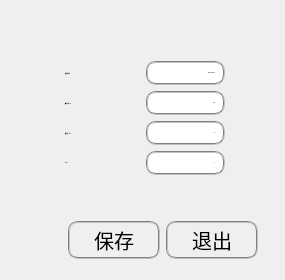
  <widget class="QWidget" name="cameraTab">
   <property name="font">
    <font>
     <pointsize>-1</pointsize>
    </font>
   </property>
   <property name="styleSheet">
    <string notr="true">border-radius:10px;padding:2px 4px;</string>
   </property>
   <attribute name="icon">
    <iconset>
     <normaloff>icon/camera_icon.png</normaloff>icon/camera_icon.png</iconset>
   </attribute>
   <attribute name="title">
    <string>相机设置</string>
   </attribute>
   <layout class="QGridLayout" name="gridLayout">
    <item row="0" column="0">
     <layout class="QVBoxLayout" name="verticalLayout_2" stretch="1,2,2,2,2,1,2">
      <property name="leftMargin">
       <number>10</number>
      </property>
      <property name="topMargin">
       <number>10</number>
      </property>
      <property name="rightMargin">
       <number>10</number>
      </property>
      <property name="bottomMargin">
       <number>10</number>
      </property>
      <item>
       <spacer name="verticalSpacer">
        <property name="orientation">
         <enum>Qt::Vertical</enum>
        </property>
        <property name="sizeHint" stdset="0">
         <size>
          <width>20</width>
          <height>40</height>
         </size>
        </property>
       </spacer>
      </item>
      <item>
       <layout class="QHBoxLayout" name="horizontalLayout_4" stretch="1,2,2,1">
        <item>
         <spacer name="horizontalSpacer_8">
          <property name="orientation">
           <enum>Qt::Horizontal</enum>
          </property>
          <property name="sizeHint" stdset="0">
           <size>
            <width>40</width>
            <height>20</height>
           </size>
          </property>
         </spacer>
        </item>
        <item>
         <widget class="QLabel" name="label">
          <property name="text">
           <string>相机序列号</string>
          </property>
         </widget>
        </item>
        <item>
         <widget class="QLineEdit" name="snLine">
          <property name="styleSheet">
           <string notr="true">border:2px groove gray;border-radius:10px;padding:2px 4px;</string>
          </property>
          <property name="text">
           <string>NR0190090349</string>
          </property>
          <property name="alignment">
           <set>Qt::AlignRight|Qt::AlignTrailing|Qt::AlignVCenter</set>
          </property>
         </widget>
        </item>
        <item>
         <spacer name="horizontalSpacer">
          <property name="orientation">
           <enum>Qt::Horizontal</enum>
          </property>
          <property name="sizeHint" stdset="0">
           <size>
            <width>40</width>
            <height>20</height>
           </size>
          </property>
         </spacer>
        </item>
       </layout>
      </item>
      <item>
       <layout class="QHBoxLayout" name="horizontalLayout_6" stretch="1,2,2,1">
        <item>
         <spacer name="horizontalSpacer_11">
          <property name="orientation">
           <enum>Qt::Horizontal</enum>
          </property>
          <property name="sizeHint" stdset="0">
           <size>
            <width>40</width>
            <height>20</height>
           </size>
          </property>
         </spacer>
        </item>
        <item>
         <widget class="QLabel" name="label_3">
          <property name="text">
           <string>曝光时间 (μs)</string>
          </property>
         </widget>
        </item>
        <item>
         <widget class="QLineEdit" name="exposeLine">
          <property name="styleSheet">
           <string notr="true">border:2px groove gray;border-radius:10px;padding:2px 4px;</string>
          </property>
          <property name="text">
           <string>1000</string>
          </property>
          <property name="alignment">
           <set>Qt::AlignRight|Qt::AlignTrailing|Qt::AlignVCenter</set>
          </property>
         </widget>
        </item>
        <item>
         <spacer name="horizontalSpacer_3">
          <property name="orientation">
           <enum>Qt::Horizontal</enum>
          </property>
          <property name="sizeHint" stdset="0">
           <size>
            <width>40</width>
            <height>20</height>
           </size>
          </property>
         </spacer>
        </item>
       </layout>
      </item>
      <item>
       <layout class="QHBoxLayout" name="horizontalLayout_5" stretch="1,2,2,1">
        <item>
         <spacer name="horizontalSpacer_9">
          <property name="orientation">
           <enum>Qt::Horizontal</enum>
          </property>
          <property name="sizeHint" stdset="0">
           <size>
            <width>40</width>
            <height>20</height>
           </size>
          </property>
         </spacer>
        </item>
        <item>
         <widget class="QLabel" name="label_2">
          <property name="text">
           <string>感光度 (Gain)</string>
          </property>
         </widget>
        </item>
        <item>
         <widget class="QLineEdit" name="gainLine">
          <property name="styleSheet">
           <string notr="true">border:2px groove gray;border-radius:10px;padding:2px 4px;</string>
          </property>
          <property name="text">
           <string>20</string>
          </property>
          <property name="alignment">
           <set>Qt::AlignRight|Qt::AlignTrailing|Qt::AlignVCenter</set>
          </property>
         </widget>
        </item>
        <item>
         <spacer name="horizontalSpacer_2">
          <property name="orientation">
           <enum>Qt::Horizontal</enum>
          </property>
          <property name="sizeHint" stdset="0">
           <size>
            <width>40</width>
            <height>20</height>
           </size>
          </property>
         </spacer>
        </item>
       </layout>
      </item>
      <item>
       <layout class="QHBoxLayout" name="horizontalLayout_7" stretch="1,2,2,1">
        <item>
         <spacer name="horizontalSpacer_10">
          <property name="orientation">
           <enum>Qt::Horizontal</enum>
          </property>
          <property name="sizeHint" stdset="0">
           <size>
            <width>40</width>
            <height>20</height>
           </size>
          </property>
         </spacer>
        </item>
        <item>
         <widget class="QLabel" name="label_4">
          <property name="text">
           <string>Bining</string>
          </property>
         </widget>
        </item>
        <item>
         <widget class="QLineEdit" name="binningLine">
          <property name="styleSheet">
           <string notr="true">border:2px groove gray;border-radius:10px;padding:2px 4px;</string>
          </property>
          <property name="text">
           <string>4</string>
          </property>
          <property name="alignment">
           <set>Qt::AlignRight|Qt::AlignTrailing|Qt::AlignVCenter</set>
          </property>
         </widget>
        </item>
        <item>
         <spacer name="horizontalSpacer_4">
          <property name="orientation">
           <enum>Qt::Horizontal</enum>
          </property>
          <property name="sizeHint" stdset="0">
           <size>
            <width>40</width>
            <height>20</height>
           </size>
          </property>
         </spacer>
        </item>
       </layout>
      </item>
      <item>
       <spacer name="verticalSpacer_2">
        <property name="orientation">
         <enum>Qt::Vertical</enum>
        </property>
        <property name="sizeHint" stdset="0">
         <size>
          <width>20</width>
          <height>40</height>
         </size>
        </property>
       </spacer>
      </item>
      <item>
       <layout class="QHBoxLayout" name="horizontalLayout_9" stretch="8,2,1,1">
        <item>
         <spacer name="horizontalSpacer_5">
          <property name="orientation">
           <enum>Qt::Horizontal</enum>
          </property>
          <property name="sizeHint" stdset="0">
           <size>
            <width>40</width>
            <height>20</height>
           </size>
          </property>
         </spacer>
        </item>
        <item>
         <widget class="QPushButton" name="cameraSaveBtn">
          <property name="styleSheet">
           <string notr="true">font-size: 20px;height: 30px;width: 80px; border:2px groove gray;border-radius:10px;padding:2px 4px;</string>
          </property>
          <property name="text">
           <string>保存</string>
          </property>
          <property name="icon">
           <iconset>
            <normaloff>icon/save.png</normaloff>icon/save.png</iconset>
          </property>
         </widget>
        </item>
        <item>
         <widget class="QPushButton" name="cameraExitBtn">
          <property name="styleSheet">
           <string notr="true">font-size: 20px;height: 30px;width: 80px; border:2px groove gray;border-radius:10px;padding:2px 4px;</string>
          </property>
          <property name="text">
           <string>退出</string>
          </property>
          <property name="icon">
           <iconset>
            <normaloff>icon/exit_icon.png</normaloff>icon/exit_icon.png</iconset>
          </property>
         </widget>
        </item>
        <item>
         <spacer name="horizontalSpacer_7">
          <property name="orientation">
           <enum>Qt::Horizontal</enum>
          </property>
          <property name="sizeHint" stdset="0">
           <size>
            <width>13</width>
            <height>34</height>
           </size>
          </property>
         </spacer>
        </item>
       </layout>
      </item>
     </layout>
    </item>
   </layout>
  </widget>
